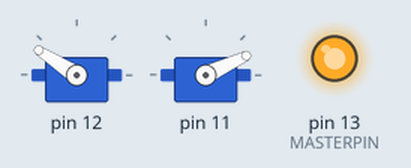
This sketch was run on a simulated Arduino Uno, built with avr-gcc and run on an emulated ATmega328P. On the bench: 2 × servo, output pins drawn as LEDs (lit = HIGH). What the sketch prints to the serial monitor is not drawn.

Above: at 0.1 s.
At 1.6 s:
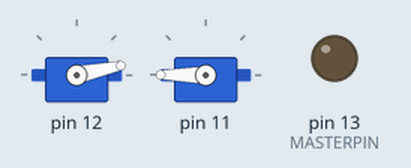
Timing chart, 0 to 3.1 s (numbered marks = the images above):
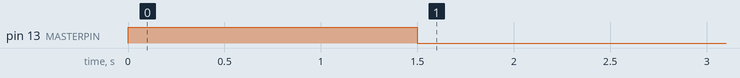

The sketch:

notifer_semaphore.ino
```cpp
// (licence header left out)
#include <Servo.h>

/*
    Flag 1
*/

Servo flagA;

/*
    Flag 1 trim
*/

int trimFlagA = 12;

/*
    Flag 2
*/

Servo flagB;

/*
    Flag 1 trim
*/

int trimFlagB = -20;

/*
    Servo position MIN value
*/

const int MIN = 0;

/*
    Servo position MAX value
*/

const int MAX = 180;

/*
    The time in ms for a single morse code UNIT.
*/

const int UNIT = 500;

/*
    Mapping of chars to international morse code
*/

const int CODES[26][2] = {
    {45, 0}, // A
    {90, 0}, // B
    {135, 0}, // C
    {180, 0}, // D
    {0, 135}, // E
    {0, 90}, // F
    {0, 45}, // G
    {90, 315}, // H
    {45, 225}, // I
    {180, 45}, // J
    {45, 180}, // K
    {45, 135}, // L
    {45, 90}, // M
    {45, 45}, // N
    {90, 225}, // O
    {90, 0}, // P
    {90, 135}, // Q
    {90, 90}, // R
    {90, 45}, // S
    {135, 180}, // T
    {135, 135}, // U
    {180, 45}, // V
    {225, 90}, // W
    {225, 45}, // X
    {135, 90}, // Y
    {315, 90}  // Z
};

/*
    The master pin to use for sending semaphores.
    We use PIN 13's a LED on the board to make it easy to test.
    All other pins are a negative offset from this one.
*/

const int MASTERPIN = 13;

/*
    Set the LED pins to use for morse code output.
*/

void pins() {
    pinMode(MASTERPIN, OUTPUT);
    flagA.attach(MASTERPIN - 1);
    flagB.attach(MASTERPIN - 2);
}

/*
    Takes the given "message" and passes it char-by-char to the "semaphore()" function.
*/

void toSemaphore(char *message, int length) {
    for (int i = 0; i < length; i++) {
        semaphore(message[i]);
    }
}

/*
  Takes the given ASCII code and converts it to international flag semaphore
  output by setting the appropriate servo positions.
*/

void semaphore(int letter) {

    /*
        Send the letter code we just got to the serial port for debugging.
    */

    Serial.println(letter);

    /*
        Create a variable to hold the index position.
    */

    int pos = -1;

    /*
        Convert the ASCII code to the "codes" array indexing.
    */

    if (letter >= 97 && letter <= 122) {

        /*
            The letter is lowercase.
        */

        pos = letter - 97;

    } else if (letter >= 65 && letter <= 90) {

        /*
            The letter is uppercase.
        */

        pos = letter - 65;
    }

    /*
        Work out what we need to do.
    */

    if (letter == 32) {

        /*
            If the letter is a space we need to wait 7 units.
            The gap between the letters is 3 (we have this already from the last letter), plus the missing
            space between words (4) gives us a total of 7. So here we only have to wait 4 units.
        */

        delay(UNIT * 4);

    } else if (pos >= 0 && pos < 26) {

        /*
            If the value of "pos" is within the array index we have a letter.
        */

        /*
            Turn on power to the master pin (could use a light).
        */

        digitalWrite(MASTERPIN, HIGH);

        /*
            Convert the input char to a semaphore
        */

        flagA.write(map(CODES[pos][0], 0, 180, MIN + trimFlagA, MAX + trimFlagA));
        flagB.write(map(180 - CODES[pos][1], 0, 180, MIN + trimFlagB, MAX + trimFlagB));

        delay(UNIT * 3);

        /*
            Turn off power to the master pin (could use a light).
        */

        digitalWrite(MASTERPIN, LOW);
    }

    /*
        Always reast after a char.
    */

    flagA.write(map(0, 0, 180, MIN + trimFlagA, MAX + trimFlagA));
    flagB.write(map(360, 0, 180, MIN + trimFlagB, MAX + trimFlagB));

    delay(UNIT * 1);
}

/*
    Standard setup function.
*/

void setup() {

    /*
        Setup the pins to use for semaphore code output.
    */

    pins();

    /*
        Listen for incoming data on the serial port.
    */

    Serial.begin(9600);

    /*
        Create a message to use in the sent alert once the setup is complete.
    */

    char message[] = "U";

    /*
        Send the message to announce that the setup is complete.
    */

    toSemaphore(message, sizeof(message) / sizeof(char) - 1);
}

/*
    Standard loop function.
*/

void loop() {

    if (Serial.available() > 0) {

        /*
            If there is data available on the serial port read the first byte.
        */

        int incomingByte = Serial.read();

        /*
            Output byte we just read a semaphore code.
        */

        semaphore(incomingByte);
    }
}
```
